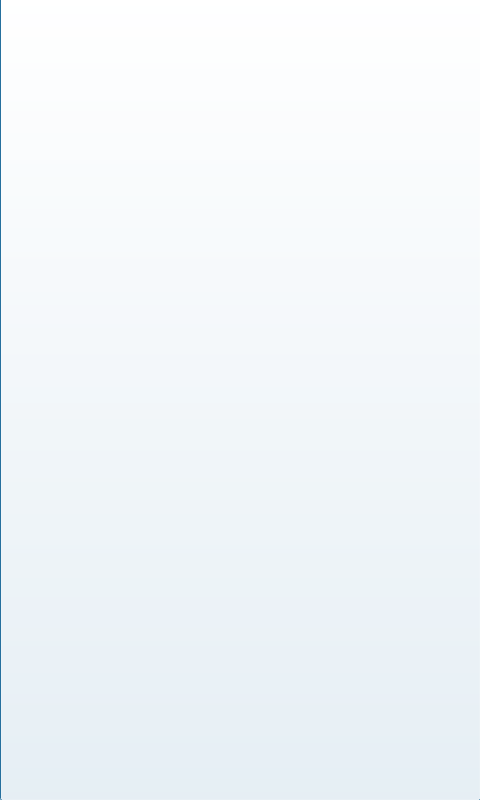
<?xml version="1.0" encoding="UTF-8"?>
<ui version="4.0">
 <class>Dialog</class>
 <widget class="QDialog" name="Dialog">
  <property name="geometry">
   <rect>
    <x>0</x>
    <y>0</y>
    <width>480</width>
    <height>800</height>
   </rect>
  </property>
  <property name="windowTitle">
   <string>Dialog</string>
  </property>
  <widget class="QLabel" name="label_2">
   <property name="geometry">
    <rect>
     <x>0</x>
     <y>0</y>
     <width>480</width>
     <height>800</height>
    </rect>
   </property>
   <property name="autoFillBackground">
    <bool>true</bool>
   </property>
   <property name="styleSheet">
    <string notr="true"/>
   </property>
   <property name="text">
    <string/>
   </property>
   <property name="pixmap">
    <pixmap>../assets/WaiterLITE-UI-11.png</pixmap>
   </property>
   <property name="scaledContents">
    <bool>true</bool>
   </property>
  </widget>
  <widget class="QPushButton" name="goToNextButton">
   <property name="geometry">
    <rect>
     <x>0</x>
     <y>-10</y>
     <width>481</width>
     <height>811</height>
    </rect>
   </property>
   <property name="styleSheet">
    <string notr="true">background-color: rgba(255, 255, 255, 0);</string>
   </property>
   <property name="text">
    <string/>
   </property>
  </widget>
 </widget>
 <resources>
  <include location="../WaiterLITE01.qrc"/>
 </resources>
 <connections/>
</ui>
